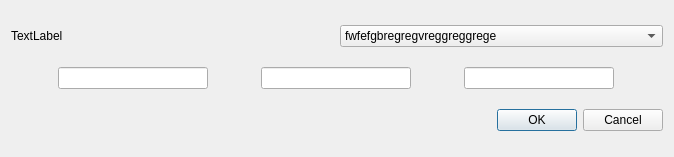
<?xml version="1.0" encoding="UTF-8"?>
<ui version="4.0">
 <class>Dialog</class>
 <widget class="QDialog" name="Dialog">
  <property name="geometry">
   <rect>
    <x>0</x>
    <y>0</y>
    <width>674</width>
    <height>157</height>
   </rect>
  </property>
  <property name="windowTitle">
   <string>Dialog</string>
  </property>
  <layout class="QVBoxLayout" name="verticalLayout">
   <item>
    <layout class="QHBoxLayout" name="horizontalLayout">
     <item>
      <widget class="QLabel" name="label">
       <property name="text">
        <string>TextLabel</string>
       </property>
      </widget>
     </item>
     <item>
      <widget class="QComboBox" name="comboBox">
       <item>
        <property name="text">
         <string>fwfefgbregregvreggreggrege</string>
        </property>
       </item>
      </widget>
     </item>
    </layout>
   </item>
   <item>
    <layout class="QHBoxLayout" name="horizontalLayout_2">
     <item>
      <widget class="QLineEdit" name="lineEdit">
       <property name="sizePolicy">
        <sizepolicy hsizetype="Fixed" vsizetype="Fixed">
         <horstretch>0</horstretch>
         <verstretch>0</verstretch>
        </sizepolicy>
       </property>
       <property name="maximumSize">
        <size>
         <width>150</width>
         <height>16777215</height>
        </size>
       </property>
      </widget>
     </item>
     <item>
      <widget class="QLineEdit" name="lineEdit_2">
       <property name="sizePolicy">
        <sizepolicy hsizetype="Fixed" vsizetype="Fixed">
         <horstretch>0</horstretch>
         <verstretch>0</verstretch>
        </sizepolicy>
       </property>
       <property name="maximumSize">
        <size>
         <width>150</width>
         <height>16777215</height>
        </size>
       </property>
      </widget>
     </item>
     <item>
      <widget class="QLineEdit" name="lineEdit_3">
       <property name="sizePolicy">
        <sizepolicy hsizetype="Fixed" vsizetype="Fixed">
         <horstretch>0</horstretch>
         <verstretch>0</verstretch>
        </sizepolicy>
       </property>
       <property name="maximumSize">
        <size>
         <width>150</width>
         <height>16777215</height>
        </size>
       </property>
      </widget>
     </item>
    </layout>
   </item>
   <item>
    <widget class="QDialogButtonBox" name="buttonBox">
     <property name="orientation">
      <enum>Qt::Horizontal</enum>
     </property>
     <property name="standardButtons">
      <set>QDialogButtonBox::Cancel|QDialogButtonBox::Ok</set>
     </property>
    </widget>
   </item>
  </layout>
 </widget>
 <resources/>
 <connections>
  <connection>
   <sender>buttonBox</sender>
   <signal>accepted()</signal>
   <receiver>Dialog</receiver>
   <slot>accept()</slot>
   <hints>
    <hint type="sourcelabel">
     <x>248</x>
     <y>254</y>
    </hint>
    <hint type="destinationlabel">
     <x>157</x>
     <y>274</y>
    </hint>
   </hints>
  </connection>
  <connection>
   <sender>buttonBox</sender>
   <signal>rejected()</signal>
   <receiver>Dialog</receiver>
   <slot>reject()</slot>
   <hints>
    <hint type="sourcelabel">
     <x>316</x>
     <y>260</y>
    </hint>
    <hint type="destinationlabel">
     <x>286</x>
     <y>274</y>
    </hint>
   </hints>
  </connection>
 </connections>
</ui>
